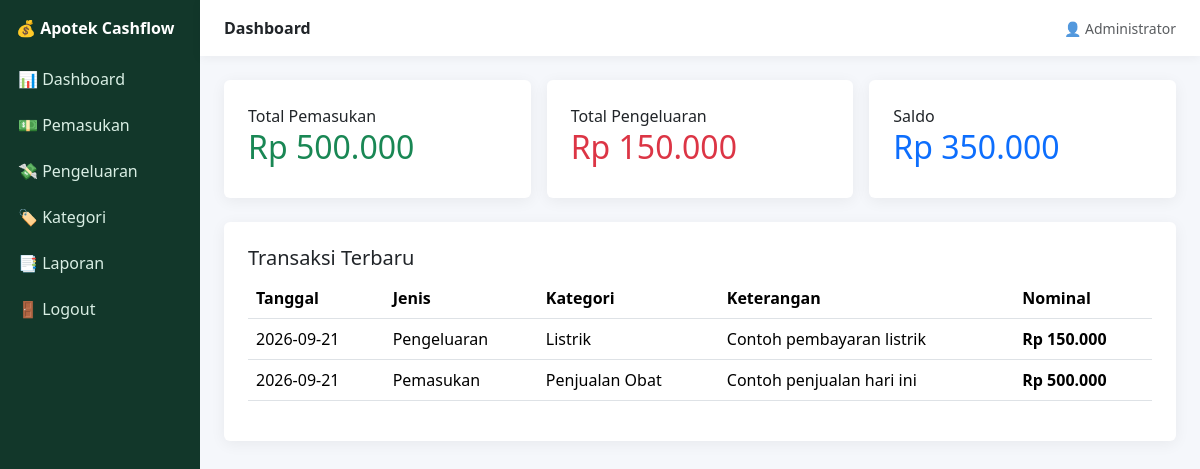
/index.php (signed in), run on the app's committed database.
### tables this page shows
CREATE TABLE transaksi(id INT AUTO_INCREMENT PRIMARY KEY,tanggal DATE NOT NULL,jenis ENUM('pemasukan','pengeluaran') NOT NULL,kategori_id INT NOT NULL,nominal DECIMAL(15,2) NOT NULL,keterangan TEXT,user_id INT NOT NULL,created_at TIMESTAMP DEFAULT CURRENT_TIMESTAMP,FOREIGN KEY(kategori_id) REFERENCES kategori(id),FOREIGN KEY(user_id) REFERENCES users(id));

CREATE TABLE kategori(id INT AUTO_INCREMENT PRIMARY KEY,nama VARCHAR(100) NOT NULL,jenis ENUM('pemasukan','pengeluaran') NOT NULL);

### index.php (the view)
<?php require_once __DIR__.'/config/auth.php';$pageTitle='Dashboard';$in=$pdo->query("SELECT COALESCE(SUM(nominal),0) FROM transaksi WHERE jenis='pemasukan'")->fetchColumn();$out=$pdo->query("SELECT COALESCE(SUM(nominal),0) FROM transaksi WHERE jenis='pengeluaran'")->fetchColumn();$bal=$in-$out;$recent=$pdo->query("SELECT t.*,k.nama kategori FROM transaksi t JOIN kategori k ON k.id=t.kategori_id ORDER BY t.tanggal DESC,t.id DESC LIMIT 10")->fetchAll();function rp($n){return 'Rp '.number_format($n,0,',','.');}include __DIR__.'/partials/header.php';?><div class="row g-3"><div class="col-md-4"><div class="card p-4"><div>Total Pemasukan</div><h2 class="income"><?=rp($in)?></h2></div></div><div class="col-md-4"><div class="card p-4"><div>Total Pengeluaran</div><h2 class="expense"><?=rp($out)?></h2></div></div><div class="col-md-4"><div class="card p-4"><div>Saldo</div><h2 class="balance"><?=rp($bal)?></h2></div></div></div><div class="card p-4 mt-4"><h5>Transaksi Terbaru</h5><div class="table-responsive"><table class="table"><thead><tr><th>Tanggal</th><th>Jenis</th><th>Kategori</th><th>Keterangan</th><th>Nominal</th></tr></thead><tbody><?php foreach($recent as $r):?><tr><td><?=$r['tanggal']?></td><td><?=ucfirst($r['jenis'])?></td><td><?=htmlspecialchars($r['kategori'])?></td><td><?=htmlspecialchars($r['keterangan']?:'-')?></td><td class="<?=$r['jenis']==='pemasukan'?'income':'expense'?> fw-bold"><?=rp($r['nominal'])?></td></tr><?php endforeach;?></tbody></table></div></div><?php include __DIR__.'/partials/footer.php';?>

### partials/header.php (style rules this page uses)
body { background:#f5f7fb }
.card { border:0;box-shadow:0 3px 15px rgba(0,0,0,.06) }
.income { color:#198754 }
.expense { color:#dc3545 }
.balance { color:#0d6efd }

### data on the page
transaksi: tanggal "2026-09-21", jenis "Pengeluaran", kategori.nama "Listrik", keterangan "Contoh pembayaran listrik", nominal "Rp 150.000"
transaksi: tanggal "2026-09-21", jenis "Pemasukan", kategori.nama "Penjualan Obat", keterangan "Contoh penjualan hari ini", nominal "Rp 500.000"

### other printed values
$pageTitle "Dashboard"
$_SESSION['user']['nama'] "Administrator"
rp($in) "Rp 500.000"
rp($out) "Rp 150.000"
rp($bal) "Rp 350.000"
